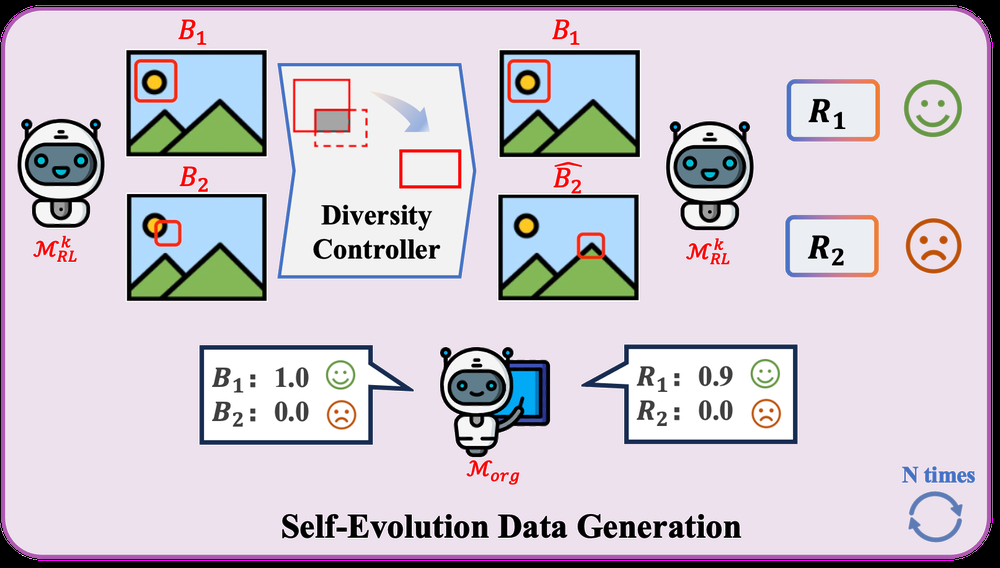
#> input picture assets/data_gen.png, 1000 x 568 px, shrunk from 1613 x 916 before the run
$ python -i sft_format_round2.py   (imports and definitions only)
#> lines starting #> are read from the running program, lines starting #| are printed output that depends on the picture
import json
from PIL import Image
import os

def crop_image(input_path, output_path, bbox):
    try:
        with Image.open(input_path) as img:
            img_width, img_height = img.size
            left = max(0, min(bbox[0], img_width))
            top = max(0, min(bbox[1], img_height))
            right = max(left, min(bbox[2], img_width))
            bottom = max(top, min(bbox[3], img_height))
            cropped_img = img.crop((left, top, right, bottom))
            cropped_img.save(output_path)
        return True
    except Exception as e:
        print(f"Error processing image {input_path}: {e}")
        return False

def process_data(data):
    for item in data:
        img_path, img_with_bbox = item['image']
        parts = img_with_bbox.split('###')
        if len(parts) != 2:
            print(f"Invalid image entry: {img_with_bbox}")
            continue
        img_name = parts[0]
        bbox_str = parts[1].strip('[]')
        try:
            bbox = list(map(int, bbox_str.split(',')))
        except:
            print(f"Invalid bounding box coordinates: {bbox_str}")
            continue
        if len(bbox) != 4:
            print(f"Invalid bounding box format: {bbox}")
            continue
        new_img_name = f"{os.path.splitext(img_name)[0]}_{bbox[0]}_{bbox[1]}_{bbox[2]}_{bbox[3]}.jpg"
        if not crop_image(img_name, new_img_name, bbox):
            print(f"Failed to crop image {img_name}. Skipping this data entry.")
            continue
        item['image'][1] = new_img_name
        if len(item['conversations']) < 4:
            print("Conversations field does not have enough entries. Skipping this data entry.")
            continue
        human_msg = item['conversations'][0]['value']
        text_to_remove = "Please provide the bounding box coordinate of the region that can help you answer the question better."
        human_msg = human_msg.replace(text_to_remove, "Please first provide the bounding box coordinate of the region, then refer to the corresponding sub-image to answer the question better.")
        human_msg += "\n<image>"
        last_gpt = item['conversations'][-1]['value']
        item['conversations'] = [
            {"from": "human", "value": human_msg},
            {"from": "gpt", "value": last_gpt}
        ]
    return data

# [2 lines not run here, left out]

# [1 line that did not run here, left out]

# [4 lines not run here, left out]

>>> import cv2
>>> picture = cv2.imread('../assets/data_gen.png', cv2.IMREAD_GRAYSCALE)
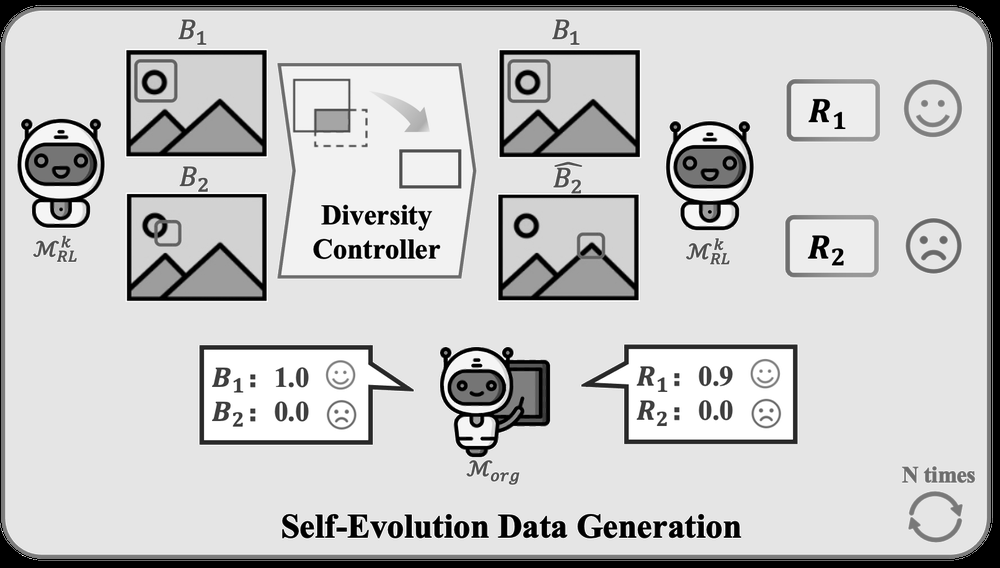
#> picture: shape (568, 1000); min 0, max 255, mean 199
#> (the run stopped early here; a loop or call above may not have finished)

$ run again, on assets/pipeline.png
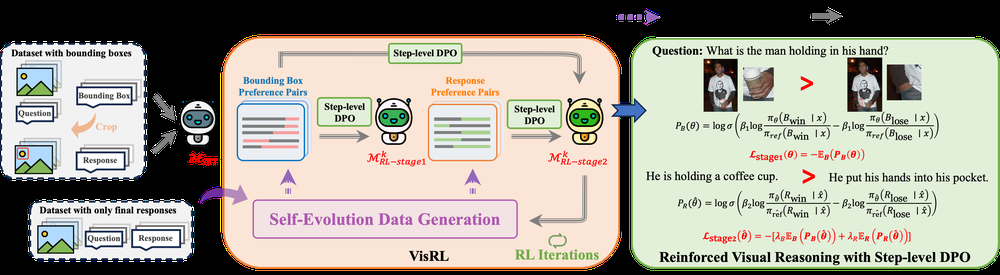
#> input picture assets/pipeline.png, 1000 x 275 px, shrunk from 3749 x 1031 before the run
#> `picture = cv2.imread('../assets/data_gen.png', cv2.IMREAD_GRAYSCALE)`:
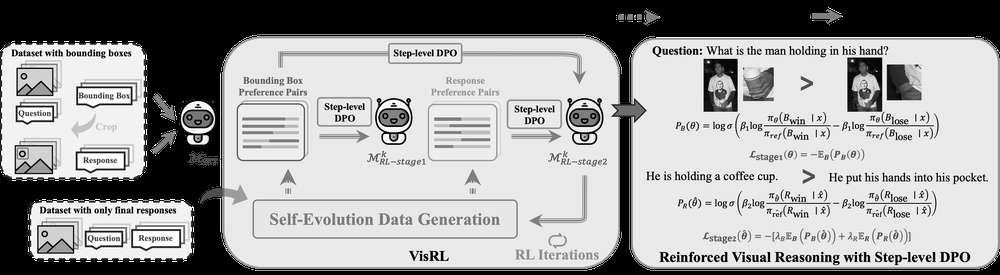
#> picture: shape (275, 1000); min 0, max 255, mean 160
